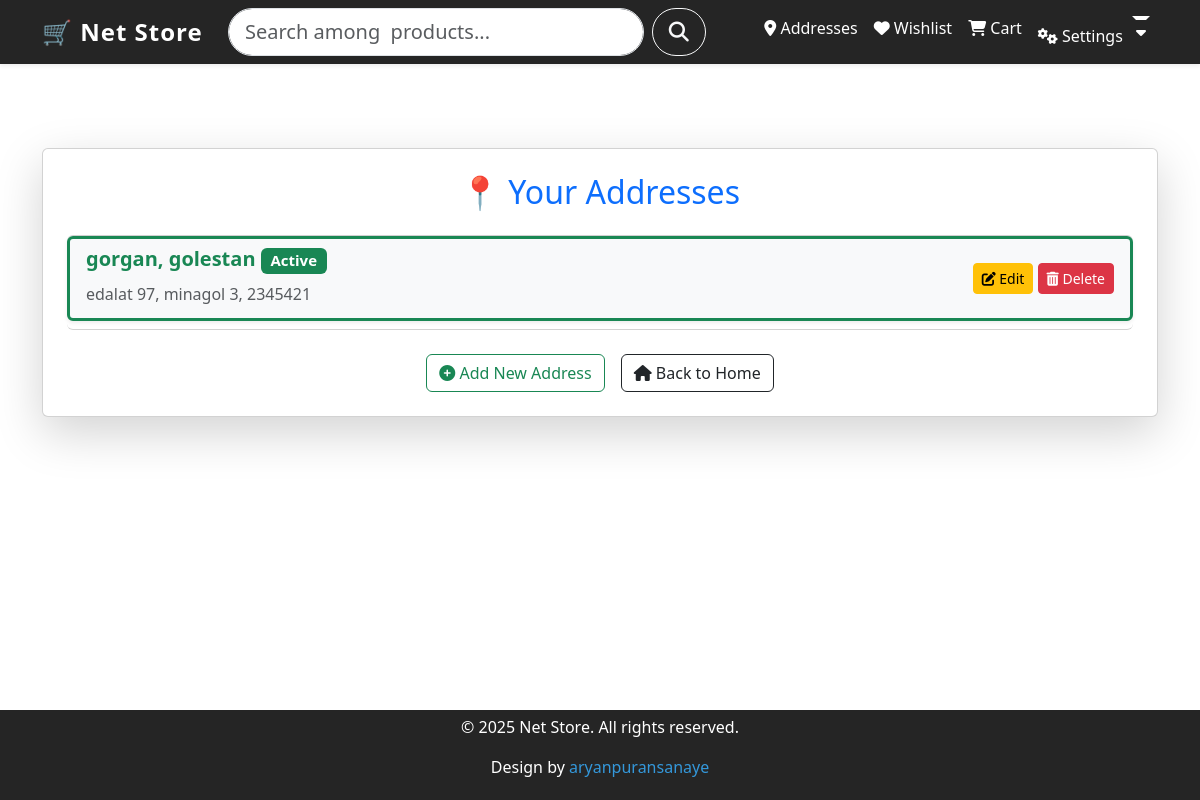
Screenshot of /customers/address-list/ (signed in) with the database file from the repository.
### customers/models.py (models this page shows, shortened)
class Address(models.Model):
    customer = models.ForeignKey(Customer, on_delete=models.CASCADE)
    city = models.CharField(max_length=100)
    state = models.CharField(max_length=100)
    street = models.CharField(max_length=255)
    postal_code = models.CharField(max_length=10)
    is_active = models.BooleanField(default = False)
    created_at = models.DateTimeField(auto_now_add=True)

### customers/views.py (the view)
# urls.py: path('address-list/', views.address_list, name='address-list'),
def address_list(request):
    customer = request.user.customer
    addresses = Address.objects.filter(customer = customer)
    return render(request, 'customers/address_list.html', {'addresses': addresses})

### customers/templates/customers/address_list.html (shortened to what this page needs)
{% extends "base.html" %}
{% block content %}
<div class="container mt-5">
    <div class="card shadow-lg p-4">
        <h2 class="text-center text-primary mb-4">📍 Your Addresses</h2>
        {% if addresses %}
            <div class="list-group">
                {% for address in addresses %}
                    <div class="list-group-item d-flex justify-content-between align-items-center shadow-sm rounded mb-2
                        {% if address.is_active %} border border-3 border-success bg-light {% endif %}">
                        <div>
                            <h5 class="fw-bold {% if address.is_active %} text-success {% endif %}">
                                {{ address.city }}, {{ address.state }}
                                {% if address.is_active %}
                                    <span class="badge bg-success">Active</span>
                                {% endif %}
                            </h5>
                            <p class="mb-1 text-muted">{{ address.street }}, {{ address.postal_code }}</p>
                        </div>
                        <div>
                            <a href="{% url 'customers:edit-address' address.id %}" class="btn btn-sm btn-warning">
                                <i class="fas fa-edit"></i> Edit
                            </a>
                            <a href="{% url 'customers:delete-address' address.id %}" class="btn btn-sm btn-danger">
                                <i class="fas fa-trash-alt"></i> Delete
                            </a>
                        </div>
                    </div>
                {% endfor %}
            </div>
        {% else %}
            <div class="alert alert-info text-center mt-3">
                <i class="fas fa-info-circle"></i> You have no saved addresses yet. Please add one.
            </div>
        {% endif %}
        <div class="d-flex justify-content-center gap-3 mt-4">
            <a href="{% url 'customers:address-create' %}" class="btn btn-outline-success">
                <i class="fas fa-plus-circle"></i> Add New Address
            </a>
            <a href="{% url 'products:home' %}" class="btn btn-outline-dark">
                <i class="fas fa-home"></i> Back to Home
            </a>
        </div>
    </div>
</div>
{% endblock %}

### templates/base.html (style rules this page uses)
html, body { height: 100%; margin: 0; display: flex; flex-direction: column; }

### rows the page displays
Address: city "gorgan", state "golestan", is_active "Active", street "edalat 97, minagol 3", postal_code "2345421"
